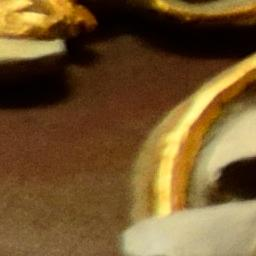
#> input picture extracted_54_images/jpeg_data_single_12_S_011979_572.jpg, 256 x 256 px, found by its file name; its folder holds only this picture in this run
$ python forgery_localization.py
#> lines starting #> are read from the running program, lines starting #| are printed output that depends on the picture
import os
import numpy as np
from PIL import Image, ImageDraw
from scipy.fftpack import dct
from scipy.stats import entropy
from multiprocessing import Pool, cpu_count
from tqdm import tqdm

# === CONFIGURATION ===
input_folder = "/home/user/Desktop/DIP/extracted_54_images"
output_folder = "/home/user/Desktop/DIP/Image_Forgery_54"
os.makedirs(output_folder, exist_ok=True)

block_size = 64
dct_block = 8
quant_matrix = np.ones((8, 8)) * 10
entropy_threshold = 0.25  # adjust for sensitivity

def rgb_to_y(image):
    image = np.asarray(image.convert("RGB"), dtype=np.float32)
    r, g, b = image[..., 0], image[..., 1], image[..., 2]
    return 0.299 * r + 0.587 * g + 0.114 * b

def block_dct_entropy(block):
    h, w = block.shape
    entropies = []
    for i in range(0, h, dct_block):
        for j in range(0, w, dct_block):
            sub_block = block[i:i+dct_block, j:j+dct_block] - 128
            dct_coeff = dct(dct(sub_block.T, norm='ortho').T, norm='ortho')
            q_dct = np.round(dct_coeff / quant_matrix).flatten()
            hist, _ = np.histogram(q_dct, bins=201, range=(-100, 100), density=True)
            ent = entropy(hist + 1e-8, base=2)
            entropies.append(ent)
    return np.mean(entropies)

def process_image(filename):
#> called with filename = 'jpeg_data_single_12_S_011979_572.jpg'
    try:
        path = os.path.join(input_folder, filename)
        img = Image.open(path).convert("L")
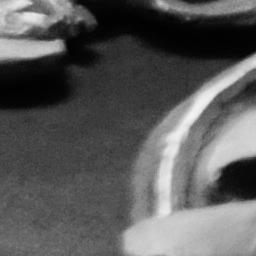
#> img: PIL image 256x256 L; min 1, max 244, mean 90.2
        y = rgb_to_y(img)
        h, w = y.shape
#> h = 256; w = 256
        y = y[:h - h % block_size, :w - w % block_size]

        entropies = []
        coords = []

        for i in range(0, y.shape[0], block_size):
            for j in range(0, y.shape[1], block_size):
                block = y[i:i+block_size, j:j+block_size]
                ent = block_dct_entropy(block)
                entropies.append(ent)
                coords.append((i, j))
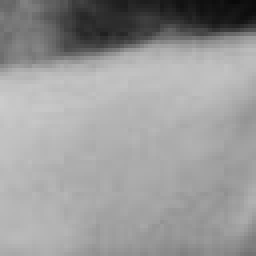
#> block: shape (64, 64) float32 (shown 4 times larger); min 9, max 203, mean 153.4
#> after the loop, coords = [(0, 0), (0, 64), (0, 128), (0, 192), (64, 0), (64, 64), (64, 128), (64, 192), (128, 0), (128, 64), (128, 128), (128, 192), (192, 0), (192, 64), (192, 128), (192, 192)]; entropies = [1.28, 0.775, 0.668, 0.732, 0.513, 0.759, 0.914, 1.21, 0.871, 0.861, 1.06, 0.922, 0.932, 0.929, 0.829, 0.817]

        entropies = np.array(entropies)
        median = np.median(entropies)
#> median = 0.866
        suspicious = [coords[k] for k, e in enumerate(entropies) if e < (median - entropy_threshold)]
#> suspicious = [(64, 0)]

        img_rgb = Image.open(path).convert("RGB").resize((y.shape[1], y.shape[0]))
#> img_rgb is the input picture: PIL image 256x256 RGB; mean R, G, B 115.6, 86.2, 44.7
        draw = ImageDraw.Draw(img_rgb)
        if suspicious:
            for (i, j) in suspicious:
                draw.rectangle([j, i, j + block_size, i + block_size], outline="red", width=2)
#> this loop made 1 pass
        else:
            draw.rectangle([5, 5, 20, 20], outline="green", width=2)

        out_path = os.path.join(output_folder, filename)
        img_rgb.save(out_path)
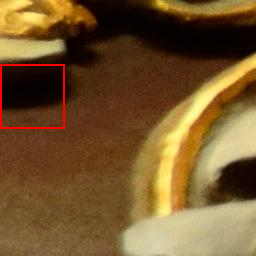
#> saved as jpeg_data_single_12_S_011979_572.jpg: PIL image 256x256 RGB; mean R, G, B 117.2, 85.9, 44.6
        return True
    except Exception as e:
        print(f"❌ Failed: {filename} — {e}")
        return False

# === MAIN: Multiprocessing ===
if __name__ == "__main__":
    files = [f for f in os.listdir(input_folder) if f.lower().endswith(('.jpg', '.jpeg', '.png'))]
    print(f"🚀 Processing {len(files)} images using {cpu_count()} CPU cores...")
    with Pool(processes=8) as pool:  # or use cpu_count()
        list(tqdm(pool.imap_unordered(process_image, files), total=len(files)))
    print(f"✅ All outputs saved in: {output_folder}")

$ run again, on extracted_54_images/jpeg_data_single_12_S_048356_279.jpg
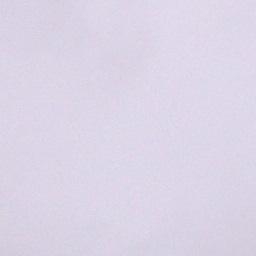
#> input picture extracted_54_images/jpeg_data_single_12_S_048356_279.jpg, 256 x 256 px, found by its file name
#> after the loop in process_image, `for i in range(0, y.shape[0], block_size):`:
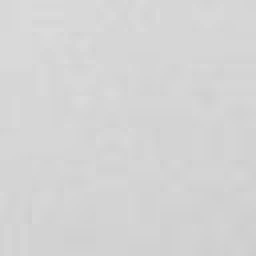
#> block: shape (64, 64) float32 (shown 4 times larger); min 205, max 219, mean 212.6
#> after the loop in process_image, `for i in range(0, y.shape[0], block_size):`: coords = [(0, 0), (0, 64), (0, 128), (0, 192), (64, 0), (64, 64), (64, 128), (64, 192), (128, 0), (128, 64), (128, 128), (128, 192), (192, 0), (192, 64), (192, 128), (192, 192)]; entropies = [0.302, 0.283, 0.309, 0.303, 0.306, 0.315, 0.331, 0.274, 0.29, 0.309, 0.307, 0.288, 0.327, 0.337, 0.327, 0.281]
#> median = 0.307
#> suspicious = []
#> in process_image, img_rgb is the input picture: PIL image 256x256 RGB; mean R, G, B 219.6, 212.8, 230.2

$ run again, on extracted_54_images/jpeg_data_single_12_S_084407_324.jpg
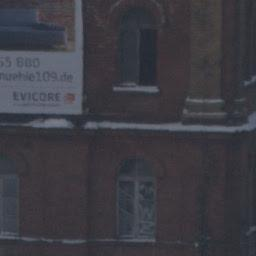
#> input picture extracted_54_images/jpeg_data_single_12_S_084407_324.jpg, 256 x 256 px, found by its file name
#> after the loop in process_image, `for i in range(0, y.shape[0], block_size):`:
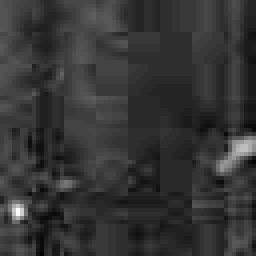
#> block: shape (64, 64) float32 (shown 4 times larger); min 42, max 91, mean 52.2; drawn with min black and max white
#> after the loop in process_image, `for i in range(0, y.shape[0], block_size):`: coords = [(0, 0), (0, 64), (0, 128), (0, 192), (64, 0), (64, 64), (64, 128), (64, 192), (128, 0), (128, 64), (128, 128), (128, 192), (192, 0), (192, 64), (192, 128), (192, 192)]; entropies = [0.7, 0.723, 0.507, 0.497, 1.04, 0.751, 0.609, 0.749, 0.438, 0.5, 0.545, 0.511, 0.625, 0.577, 0.662, 0.496]
#> median = 0.593
#> suspicious = []
#> in process_image, img_rgb is the input picture: PIL image 256x256 RGB; mean R, G, B 61.1, 60.4, 67.4

$ run again, on extracted_54_images/jpeg_data_single_12_S_031665_484.jpg
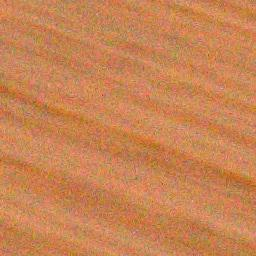
#> input picture extracted_54_images/jpeg_data_single_12_S_031665_484.jpg, 256 x 256 px, found by its file name
#> in process_image, `img = Image.open(path).convert("L")`:
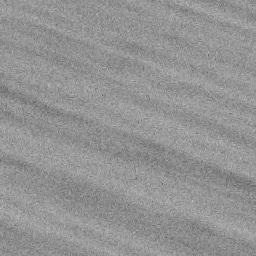
#> img: PIL image 256x256 L; min 87, max 194, mean 147.2
#> after the loop in process_image, `for i in range(0, y.shape[0], block_size):`:
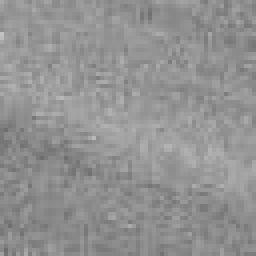
#> block: shape (64, 64) float32 (shown 4 times larger); min 109, max 193, mean 146
#> after the loop in process_image, `for i in range(0, y.shape[0], block_size):`: coords = [(0, 0), (0, 64), (0, 128), (0, 192), (64, 0), (64, 64), (64, 128), (64, 192), (128, 0), (128, 64), (128, 128), (128, 192), (192, 0), (192, 64), (192, 128), (192, 192)]; entropies = [1.42, 1.41, 1.47, 1.44, 1.49, 1.48, 1.44, 1.42, 1.47, 1.44, 1.51, 1.48, 1.48, 1.45, 1.48, 1.45]
#> median = 1.46
#> suspicious = []
#> in process_image, img_rgb is the input picture: PIL image 256x256 RGB; mean R, G, B 201.1, 132, 83.8
